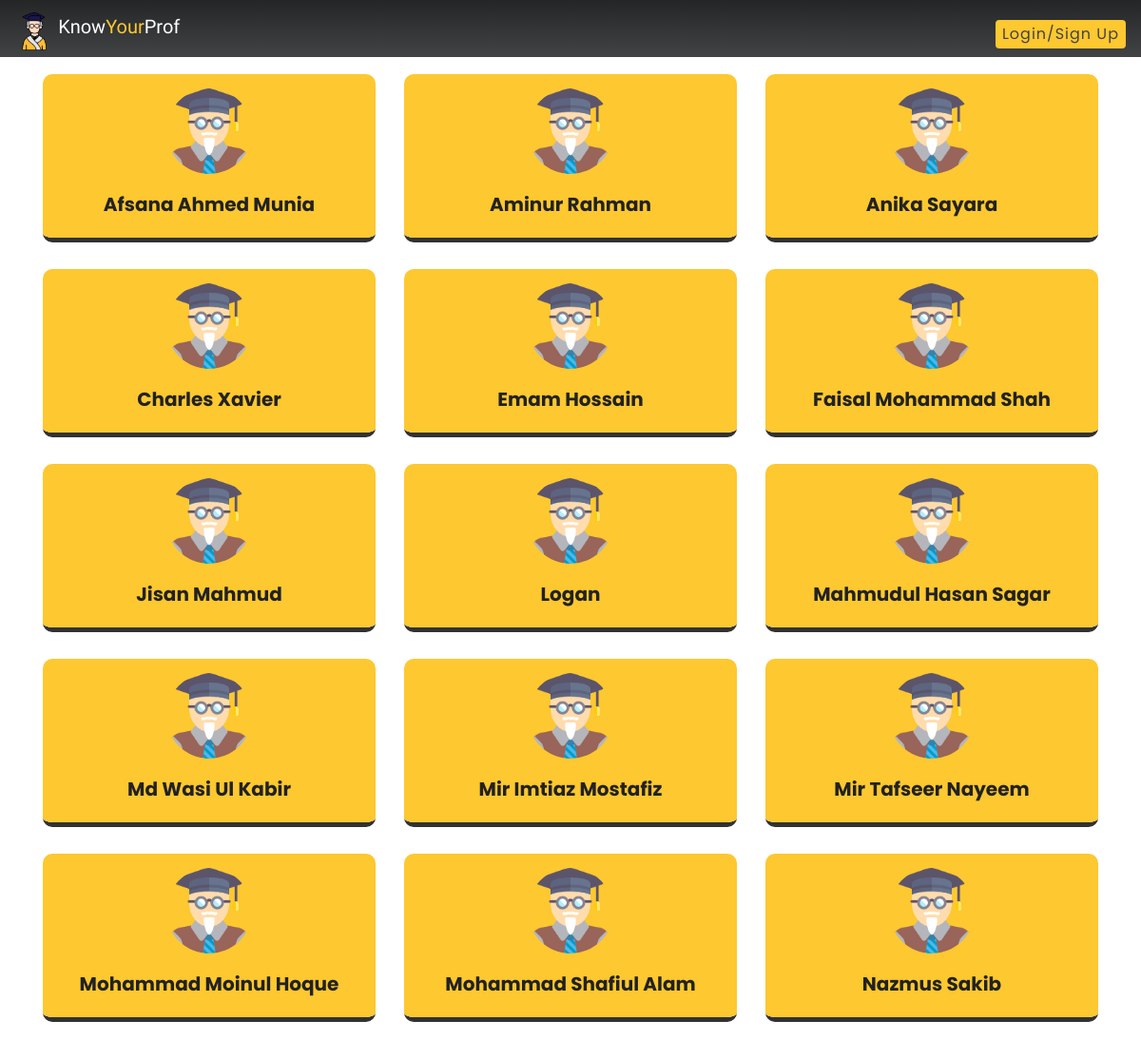
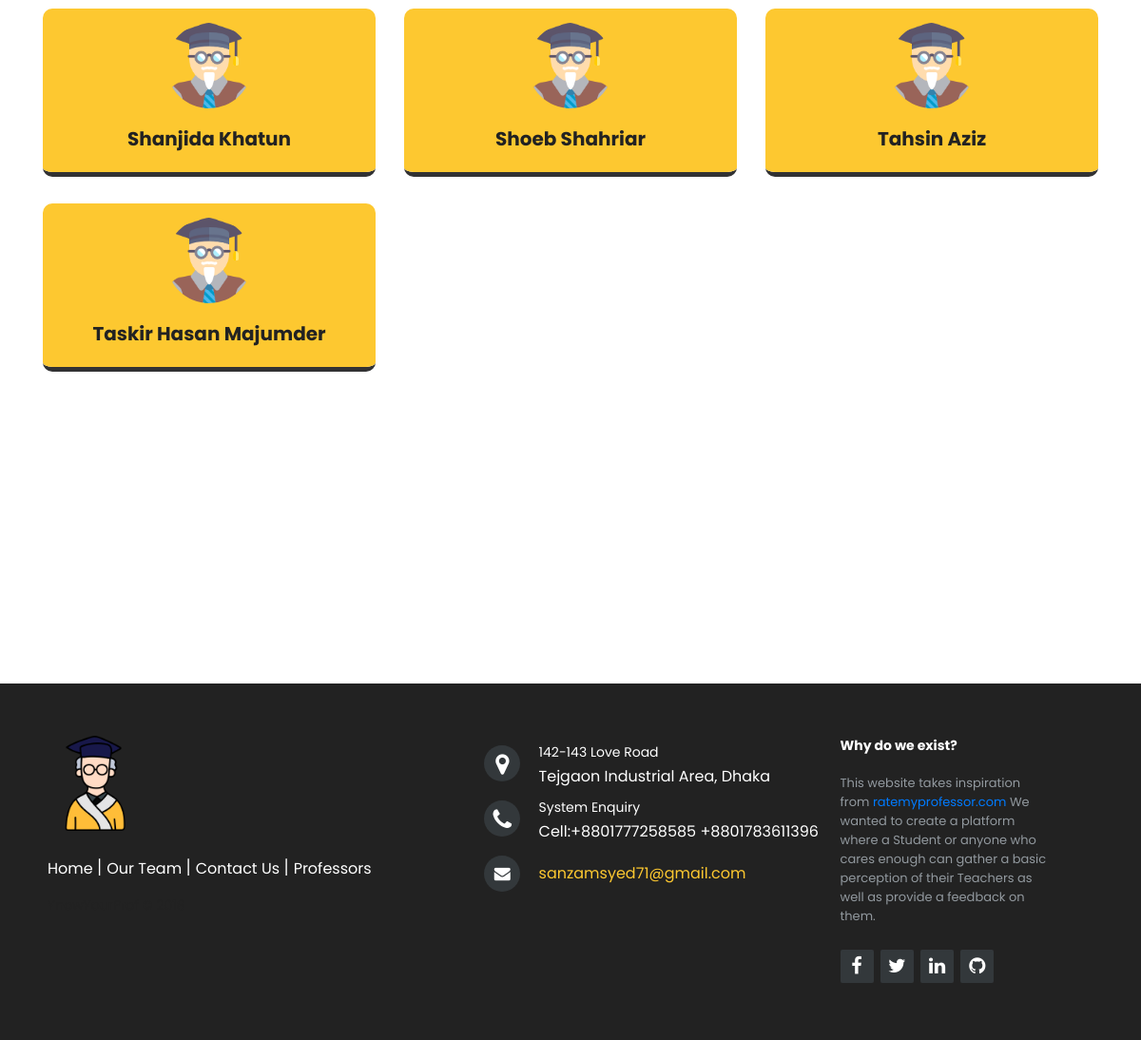
/kypbeta/listingpage.php, run on the app's committed database (2 pictures, top to bottom).
### tables this page shows
CREATE TABLE `teacher` (
  `TeacherID` int(11) NOT NULL,
  `DepartmentID` int(11) NOT NULL,
  `StatusID` int(11) NOT NULL,
  `TeacherName` varchar(250) NOT NULL,
  `TeacherEmail` varchar(250) NOT NULL,
  `TeacherPhone` varchar(250) NOT NULL
);

### kypbeta/listingpage.php (the view, shortened to what this page needs)
<?php
        $testDiv = "";
?>
    <!doctype html>
    <html lang="en">
    <head>
        <link rel="stylesheet" href="https://stackpath.bootstrapcdn.com/bootstrap/4.1.2/css/bootstrap.min.css">
        <link rel="stylesheet" href="https://cdnjs.cloudflare.com/ajax/libs/font-awesome/4.7.0/css/font-awesome.min.css">
        <link rel="stylesheet" type="text/css" href="css/header.css">
        <link rel="stylesheet" type="text/css" href="css/listingpage.css">
        <link rel="stylesheet" type="text/css" href="css/footer2.css">
    </head>
    <body>
        <?php include('KYP-Header.php'); ?>
        <div class='card-holder container'>
            <div class='row'>
                <?php
            $result = mysqli_query($db,"SELECT * FROM teacher ORDER BY TeacherName");
            $abc="";
       while($row = mysqli_fetch_array($result))
       {
           $abc .= "
<div class='col-md-4'>
<div class='our-team-main'>
<div class='team-front'>
<img src='images/professor.png'  alt=''>
<form action= '' method='post'>
<input type='text' name='searchname'value = '".($row['TeacherName'])."'>
<h3 class = 'professor-name'>".($row['TeacherName'])."</h3>
</div>
<div class='team-back'>
<span>
<div class = 'professor-button text-center'>
<button type='submit' name='ViewProfileButton' class='btn btn-primary professor-btn'>View Profile</button>
</span>
</form>
</div>
</div>
</div>
</div>";
}
echo $abc;
?>
                <?php
if(mysqli_num_rows($result) < 20)
{
    $testDiv = "
    <div class = 'trying'>
    </div>";
}
echo $testDiv;
?>
        <?php include('KYP-footer.php'); ?>
    </body>
    </html>

### kypbeta/KYP-Header.php (shortened to what this page needs)
<!doctype html>
<html lang="en">
<div class="headerr">
        <nav class="navbar navbar-light bg-light">
            <a class="navbar-brand" href="index.php">
    <img src="images/proflist.png" width="40" height="40" class="d-inline-block align-top" alt="">
     <p class="web-name d-inline-block align-top">Know</p><p class="web-name-2 d-inline-block align-top">Your</p><p class="web-name d-inline-block align-top">Prof </p>
  </a>
<?php
                if(!isset($_SESSION['text']) && empty($_SESSION['text']))
                {
                    echo '<button class="btn header-btn btn-primary my-2 my-sm-0" type="submit" data-toggle="modal" data-target=".my-modal">Login/Sign Up</button>';
                }
                else
                {
                  echo '<a href= "logout.php"> <button class="btn header-btn btn-primary my-2 my-sm-0" type="submit">Logout </button> </a>';
                }
?>
        </nav>
    </div>
</html>

### kypbeta/KYP-Footer.php (shortened to what this page needs)
<!doctype html>
<html lang="en">
<footer class="footer-distributed">
    <div class="footer-left">
        <span> <img src="images/proflist.png" height="100px" width="100px"> </span>
        <p class="footer-links">
            <a href="index.php" class="link-1 links-part">Home</a>
            <a href="ourteam.php" class="links-part">Our Team</a>
            <a href="contactus.php">Contact Us</a>
            <a href="listingpage.php">Professors</a>
        </p>
        <p class="footer-company-name">YnowYourProf © 2018</p>
    </div>
    <div class="footer-center">
        <div>
            <i class="fa fa-map-marker"></i>
            <p><span>142-143 Love Road</span> Tejgaon Industrial Area, Dhaka</p>
        </div>
        <div>
            <i class="fa fa-phone"></i>
            <p><span>System Enquiry</span>Cell:+8801777258585 +8801783611396</p>
        </div>
        <div>
            <i class="fa fa-envelope"></i>
            <p><a href="mailto:sanzamsyed71@gmail.com">sanzamsyed71@gmail.com</a></p>
        </div>
    </div>
    <div class="footer-right">
        <p class="footer-company-about">
            <span>Why do we exist?</span>This website takes inspiration from <a href="http://www.ratemyprofessors.com/">ratemyprofessor.com</a> We wanted to create a platform where a Student or anyone who cares enough can gather a basic perception of their Teachers as well as provide a feedback on them.
        </p>
        <div class="footer-icons">
            <a href="#"><i class="fa fa-facebook"></i></a>
            <a href="#"><i class="fa fa-twitter"></i></a>
            <a href="#"><i class="fa fa-linkedin"></i></a>
            <a href="#"><i class="fa fa-github"></i></a>
        </div>
    </div>
</footer>
</html>

### kypbeta/css/header.css (style rules this page uses)
body { font-family: 'Poppins', sans-serif; }
.headerr { height:auto; width:auto; }
.web-name { font-family: 'Chela One', cursive; color:white; }
.web-name-2 { font-family: 'Chela One', cursive; color:#FDC830; }
.btn { padding: 3px 7px; border: 0 none; letter-spacing: 1px; }
.btn-primary { background:#FDC830; color: #434343; }
.navbar { background:linear-gradient(#232526,#414345); height: 60px; }
.fa { color:#232526; }
.trying { height: 300px; }

### kypbeta/css/listingpage.css (style rules this page uses)
body { background: #fff ; }
.professor-button { margin-top: 27%; }
.professor-name { color: #222222; }
.card-holder { padding-top: 1.5%; }
.our-team-main { width:100%; height:auto; border-bottom:5px #323233 solid; background:#fff; text-align:center; border-radius:10px; overflow:hidden; position:relative; transition:0.5s; margin-bottom:28px; }
.our-team-main img { border-radius:50%; margin-bottom:20px; width: 90px; }
.our-team-main h3 { font-size:20px; font-weight:700; }
.team-back { width:100%; height:auto; position:absolute; top:0; left:0; padding:5px 15px 0 15px; text-align:left; background:#fff; }
.team-front { width:100%; height:auto; position:relative; z-index:10; background:#FDC830; padding:15px; bottom:0px; transition: all 0.5s ease; }

### kypbeta/css/footer2.css (style rules this page uses)
h3 { text-transform: capitalize; }
.footer-distributed { background: #222222; box-shadow: 0 1px 1px 0 rgba(0, 0, 0, 0.12); box-sizing: border-box; width: 100%; width: 100%; text-align: left; padding: 55px 50px; }
.footer-distributed .footer-left, .footer-distributed .footer-center, .footer-distributed .footer-right { display: inline-block; vertical-align: top; }
.footer-distributed .footer-left { width: 40%; }
.footer-distributed .footer-links { color: #ffffff; margin: 20px 0 12px; padding: 0; }
.footer-distributed .footer-links a { display:inline-block; line-height: 1.8; font-weight:400; text-decoration: none; color: inherit; }
.footer-distributed .footer-company-name { color: #222; font-size: 14px; font-weight: normal; margin: 0; }
.footer-distributed .footer-center { width: 35%; }
.footer-distributed .footer-center i { background-color: #33383b; color: #ffffff; font-size: 25px; width: 38px; height: 38px; border-radius: 50%; text-align: center; line-height: 42px; margin: 10px 15px; vertical-align: middle; }
.footer-distributed .footer-center i.fa-envelope { font-size: 17px; line-height: 38px; }
.footer-distributed .footer-center p { display: inline-block; color: #ffffff; font-weight:400; vertical-align: middle; margin:0; }
.footer-distributed .footer-center p span { display:block; font-weight: normal; font-size:14px; line-height:2; }
.footer-distributed .footer-center p a { color: #FDC830; text-decoration: none;; }
.footer-distributed .footer-links a:before { content: "|"; font-weight:300; font-size: 20px; left: 0; color: #fff; display: inline-block; padding-right: 5px; }
.footer-distributed .footer-links .link-1:before { content: none; }
.footer-distributed .footer-right { width: 20%; }
.footer-distributed .footer-company-about { line-height: 20px; color: #92999f; font-size: 13px; font-weight: normal; margin: 0; }
.footer-distributed .footer-company-about span { display: block; color: #ffffff; font-size: 14px; font-weight: bold; margin-bottom: 20px; }
.footer-distributed .footer-icons { margin-top: 25px; }
.footer-distributed .footer-icons a { display: inline-block; width: 35px; height: 35px; cursor: pointer; background-color: #33383b; border-radius: 2px; font-size: 20px; color: #ffffff; text-align: center; line-height: 35px; margin-right: 3px; margin-bottom: 5px; }
.fa.fa-facebook, .fa.fa-twitter, .fa.fa-dropbox, .fa.fa-flickr, .fa.fa-github, .fa.fa-linkedin, .fa.fa-tumblr, .fa.fa-google-plus, .fa.fa-tumblr { color:white; }

### data on the page
teacher: TeacherName "Afsana Ahmed Munia"
teacher: TeacherName "Aminur Rahman"
teacher: TeacherName "Anika Sayara"
teacher: TeacherName "Charles Xavier"
teacher: TeacherName "Emam Hossain"
teacher: TeacherName "Faisal Mohammad Shah"
teacher: TeacherName "Jisan Mahmud"
teacher: TeacherName "Logan"
teacher: TeacherName "Mahmudul Hasan Sagar"
teacher: TeacherName "Md Wasi Ul Kabir"
teacher: TeacherName "Mir Imtiaz Mostafiz"
teacher: TeacherName "Mir Tafseer Nayeem"
teacher: TeacherName "Mohammad Moinul Hoque"
teacher: TeacherName "Mohammad Shafiul Alam"
teacher: TeacherName "Nazmus Sakib"
teacher: TeacherName "Shanjida Khatun"
teacher: TeacherName "Shoeb Shahriar"
teacher: TeacherName "Tahsin Aziz"
teacher: TeacherName "Taskir Hasan Majumder"
